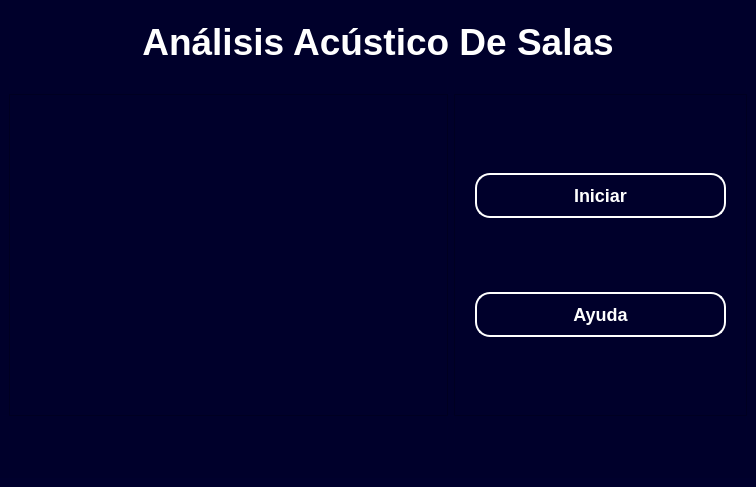
<?xml version="1.0" encoding="UTF-8"?>
<ui version="4.0">
 <class>MainWindow</class>
 <widget class="QMainWindow" name="MainWindow">
  <property name="geometry">
   <rect>
    <x>0</x>
    <y>0</y>
    <width>756</width>
    <height>487</height>
   </rect>
  </property>
  <property name="windowTitle">
   <string>MainWindow</string>
  </property>
  <property name="windowOpacity">
   <double>1.000000000000000</double>
  </property>
  <property name="autoFillBackground">
   <bool>false</bool>
  </property>
  <property name="styleSheet">
   <string notr="true">QMainWindow{
background-color: qlineargradient(spread:pad, x1:0.488, y1:0, x2:0.495, y2:1, stop:0.306818 rgba(0, 0, 93, 255), stop:0.710227 rgba(0, 0, 45, 255))
}
</string>
  </property>
  <widget class="QWidget" name="centralwidget">
   <layout class="QVBoxLayout" name="verticalLayout">
    <property name="leftMargin">
     <number>0</number>
    </property>
    <property name="topMargin">
     <number>0</number>
    </property>
    <property name="rightMargin">
     <number>0</number>
    </property>
    <item>
     <widget class="QFrame" name="frameMain">
      <property name="styleSheet">
       <string notr="true">QFrame{
	background-color: rgb(0, 0, 43)
}
QPushButton {
    background-color: #000000ff;
    border-radius: 20px;
}
QPushButton:hover {
    background-color:  rgba(255, 255, 255, 0.4);
	border-radius: 20px;
}
QPushButton:pressed {
    background-color: white;
	border-radius: 20px;
}</string>
      </property>
      <property name="frameShape">
       <enum>QFrame::NoFrame</enum>
      </property>
      <layout class="QVBoxLayout" name="verticalLayout_2" stretch="9,1">
       <property name="leftMargin">
        <number>0</number>
       </property>
       <property name="topMargin">
        <number>0</number>
       </property>
       <property name="rightMargin">
        <number>0</number>
       </property>
       <property name="bottomMargin">
        <number>0</number>
       </property>
       <item>
        <widget class="QFrame" name="frameMainMiddle">
         <property name="font">
          <font>
           <family>Arial Rounded MT</family>
           <pointsize>26</pointsize>
           <bold>true</bold>
          </font>
         </property>
         <property name="frameShape">
          <enum>QFrame::NoFrame</enum>
         </property>
         <layout class="QVBoxLayout" name="verticalLayout_4" stretch="1,4">
          <property name="spacing">
           <number>0</number>
          </property>
          <property name="leftMargin">
           <number>0</number>
          </property>
          <property name="topMargin">
           <number>0</number>
          </property>
          <property name="rightMargin">
           <number>0</number>
          </property>
          <property name="bottomMargin">
           <number>0</number>
          </property>
          <item>
           <widget class="QLabel" name="labelMainTittle">
            <property name="text">
             <string>&lt;html&gt;&lt;head/&gt;&lt;body&gt;&lt;p align=&quot;center&quot;&gt;&lt;span style=&quot; font-size:28pt; font-weight:700; color:#ffffff;&quot;&gt;Análisis Acústico De Salas&lt;/span&gt;&lt;/p&gt;&lt;/body&gt;&lt;/html&gt;</string>
            </property>
           </widget>
          </item>
          <item>
           <widget class="QFrame" name="frameMainBox">
            <property name="frameShape">
             <enum>QFrame::NoFrame</enum>
            </property>
            <layout class="QHBoxLayout" name="horizontalLayout_2" stretch="3,2">
             <item>
              <widget class="QFrame" name="frameImage">
               <property name="frameShape">
                <enum>QFrame::StyledPanel</enum>
               </property>
               <property name="frameShadow">
                <enum>QFrame::Raised</enum>
               </property>
               <layout class="QVBoxLayout" name="verticalLayout_3" stretch="2">
                <item>
                 <widget class="QLabel" name="labelUA">
                  <property name="text">
                   <string/>
                  </property>
                 </widget>
                </item>
               </layout>
              </widget>
             </item>
             <item>
              <widget class="QFrame" name="frame">
               <property name="styleSheet">
                <string notr="true">QPushButton {
    background-color: transparent;
    border: 2px solid white;
    color: white;
    font-weight: bold;
	font-size: 18px;
    border-radius: 15px;
    padding: 10px;
}
QPushButton:hover {
    background-color: rgba(255, 255, 255, 0.2);
}
QPushButton:pressed {
    background-color: rgba(255, 255, 255, 0.4);
}</string>
               </property>
               <property name="frameShape">
                <enum>QFrame::StyledPanel</enum>
               </property>
               <property name="frameShadow">
                <enum>QFrame::Raised</enum>
               </property>
               <layout class="QVBoxLayout" name="verticalLayout_6">
                <property name="leftMargin">
                 <number>20</number>
                </property>
                <property name="rightMargin">
                 <number>20</number>
                </property>
                <item>
                 <spacer name="verticalSpacer">
                  <property name="orientation">
                   <enum>Qt::Vertical</enum>
                  </property>
                  <property name="sizeHint" stdset="0">
                   <size>
                    <width>20</width>
                    <height>58</height>
                   </size>
                  </property>
                 </spacer>
                </item>
                <item>
                 <widget class="QPushButton" name="botonIniciar">
                  <property name="text">
                   <string>Iniciar</string>
                  </property>
                 </widget>
                </item>
                <item>
                 <spacer name="verticalSpacer_2">
                  <property name="orientation">
                   <enum>Qt::Vertical</enum>
                  </property>
                  <property name="sizeHint" stdset="0">
                   <size>
                    <width>20</width>
                    <height>57</height>
                   </size>
                  </property>
                 </spacer>
                </item>
                <item>
                 <widget class="QPushButton" name="botonAyuda">
                  <property name="text">
                   <string>Ayuda</string>
                  </property>
                 </widget>
                </item>
                <item>
                 <spacer name="verticalSpacer_3">
                  <property name="orientation">
                   <enum>Qt::Vertical</enum>
                  </property>
                  <property name="sizeHint" stdset="0">
                   <size>
                    <width>20</width>
                    <height>58</height>
                   </size>
                  </property>
                 </spacer>
                </item>
               </layout>
              </widget>
             </item>
            </layout>
           </widget>
          </item>
         </layout>
        </widget>
       </item>
       <item>
        <widget class="QFrame" name="frameMainBotton">
         <property name="frameShape">
          <enum>QFrame::NoFrame</enum>
         </property>
         <layout class="QHBoxLayout" name="horizontalLayout">
          <property name="spacing">
           <number>5</number>
          </property>
          <property name="leftMargin">
           <number>0</number>
          </property>
          <property name="topMargin">
           <number>0</number>
          </property>
          <property name="rightMargin">
           <number>0</number>
          </property>
          <property name="bottomMargin">
           <number>0</number>
          </property>
         </layout>
        </widget>
       </item>
      </layout>
     </widget>
    </item>
   </layout>
  </widget>
 </widget>
 <resources/>
 <connections/>
</ui>
